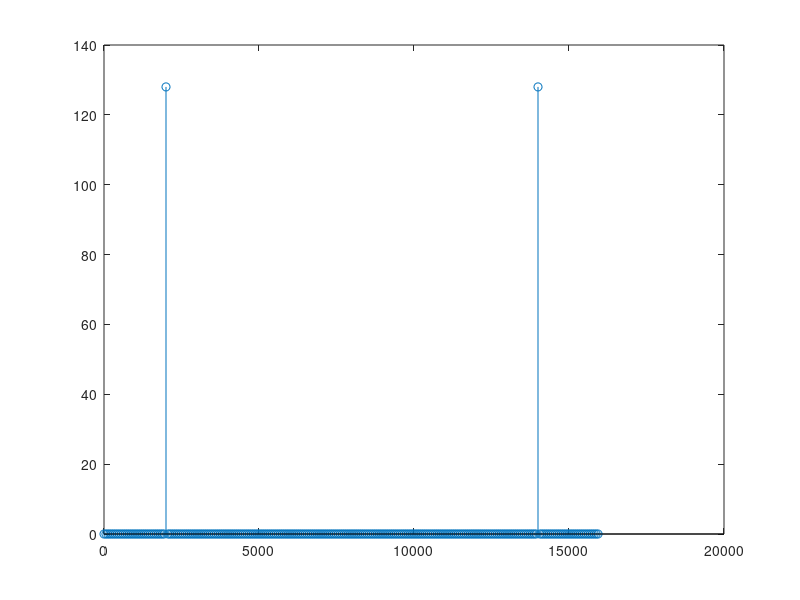

MATLAB code to generate this figure:
clear all;
close all;
clc;

N = 256;
n = 0:N-1;
f_s = 16000;
x = cos(pi/4 * n);
X = fft(x); %spectrum

k = n;
w_ax = 2 * pi * k/N;
f_ax = f_s * k/N;
stem(f_ax, abs(X));

